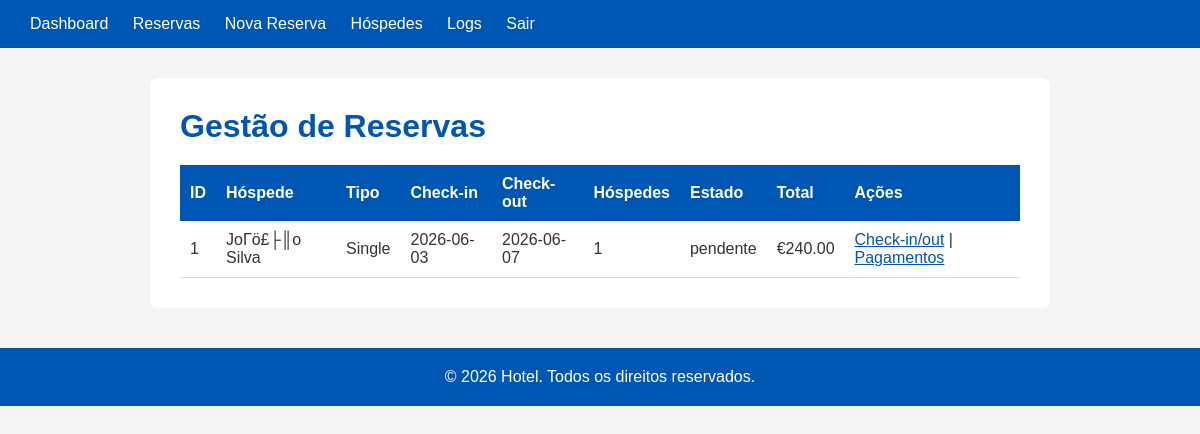
/admin/reservas.php (signed in), run on the app's committed database.
### tables this page shows
CREATE TABLE `reservas` (
  `id` int(11) NOT NULL AUTO_INCREMENT,
  `hospede_id` int(11) NOT NULL,
  `tipo_quarto_id` int(11) NOT NULL,
  `quarto_id` int(11) DEFAULT NULL,
  `data_inicio` date NOT NULL,
  `data_fim` date NOT NULL,
  `num_hospedes` int(11) NOT NULL DEFAULT 1,
  `pequeno_almoco` tinyint(1) NOT NULL DEFAULT 0,
  `nif_faturacao` varchar(9) DEFAULT NULL,
  `estado` enum('pendente','ativa','cancelada','concluida') NOT NULL DEFAULT 'pendente',
  `checkin_feito` tinyint(1) NOT NULL DEFAULT 0,
  `checkout_feito` tinyint(1) NOT NULL DEFAULT 0,
  `total_estimado` decimal(10,2) NOT NULL DEFAULT 0.00,
  `criado_em` datetime NOT NULL DEFAULT current_timestamp(),
  PRIMARY KEY (`id`),
  KEY `hospede_id` (`hospede_id`),
  KEY `tipo_quarto_id` (`tipo_quarto_id`),
  KEY `quarto_id` (`quarto_id`),
  CONSTRAINT `reservas_ibfk_1` FOREIGN KEY (`hospede_id`) REFERENCES `hospedes` (`id`),
  CONSTRAINT `reservas_ibfk_2` FOREIGN KEY (`tipo_quarto_id`) REFERENCES `tipos_quarto` (`id`),
  CONSTRAINT `reservas_ibfk_3` FOREIGN KEY (`quarto_id`) REFERENCES `quartos` (`id`)
);

CREATE TABLE `hospedes` (
  `id` int(11) NOT NULL AUTO_INCREMENT,
  `utilizador_id` int(11) NOT NULL,
  `nome_completo` varchar(100) NOT NULL,
  `doc_tipo` enum('CartΓö£├║o de CidadΓö£├║o','Passaporte','Outro') NOT NULL,
  `doc_numero` varchar(50) NOT NULL,
  `nif` varchar(9) DEFAULT NULL,
  `telefone` varchar(20) DEFAULT NULL,
  `estado` enum('ativo','inativo') NOT NULL DEFAULT 'ativo',
  PRIMARY KEY (`id`),
  KEY `utilizador_id` (`utilizador_id`),
  CONSTRAINT `hospedes_ibfk_1` FOREIGN KEY (`utilizador_id`) REFERENCES `utilizadores` (`id`)
);

CREATE TABLE `tipos_quarto` (
  `id` int(11) NOT NULL AUTO_INCREMENT,
  `nome` varchar(80) NOT NULL,
  `capacidade_base` int(11) NOT NULL,
  `capacidade_maxima` int(11) NOT NULL,
  `preco_diaria` decimal(8,2) NOT NULL,
  `preco_hospede_extra` decimal(8,2) NOT NULL DEFAULT 0.00,
  `preco_pequeno_almoco` decimal(8,2) NOT NULL DEFAULT 0.00,
  `descricao` text DEFAULT NULL,
  `ativo` tinyint(1) NOT NULL DEFAULT 1,
  PRIMARY KEY (`id`)
);

### includes/helpers.php (called while the page is built, shortened)
<?php
 function h($texto) {
     return htmlspecialchars($texto, ENT_QUOTES, 'UTF-8');
 }
 ?>

### admin/reservas.php (the view, shortened to what this page needs)
<?php
 require_once '../includes/db.php';
 require_once '../includes/helpers.php';
 $reservas = mysqli_query($conn,
     "SELECT r.id, h.nome_completo, tq.nome AS tipo,
             r.data_inicio, r.data_fim, r.num_hospedes,
             r.estado, r.total_estimado, r.checkin_feito, r.checkout_feito
      FROM reservas r
      JOIN hospedes h ON r.hospede_id = h.id
      JOIN tipos_quarto tq ON r.tipo_quarto_id = tq.id
      ORDER BY r.data_inicio DESC");
 ?>
 <!DOCTYPE html>
 <html lang="pt">
 <head>
     <link rel="stylesheet" href="../includes/style.css">
 </head>
 <body>
     <header>
         <a href="index.php">Dashboard</a>
         <a href="reservas.php">Reservas</a>
         <a href="nova-reserva.php">Nova Reserva</a>
         <a href="hospedes.php">Hóspedes</a>
         <a href="logs.php">Logs</a>
         <a href="../auth/logout.php">Sair</a>
     </header>
     <main>
         <h1>Gestão de Reservas</h1>
         <table>
             <tr>
                 <th>ID</th>
                 <th>Hóspede</th>
                 <th>Tipo</th>
                 <th>Check-in</th>
                 <th>Check-out</th>
                 <th>Hóspedes</th>
                 <th>Estado</th>
                 <th>Total</th>
                 <th>Ações</th>
             </tr>
             <?php while ($r = mysqli_fetch_assoc($reservas)): ?>
             <tr>
                 <td><?= $r['id'] ?></td>
                 <td><?= h($r['nome_completo']) ?></td>
                 <td><?= h($r['tipo']) ?></td>
                 <td><?= h($r['data_inicio']) ?></td>
                 <td><?= h($r['data_fim']) ?></td>
                 <td><?= $r['num_hospedes'] ?></td>
                 <td><?= h($r['estado']) ?></td>
                 <td>€<?= number_format($r['total_estimado'], 2) ?></td>
                 <td>
                     <a href="checkin.php?id=<?= $r['id'] ?>">Check-in/out</a> |
                     <a href="pagamentos.php?reserva_id=<?= $r['id'] ?>">Pagamentos</a>
                 </td>
             </tr>
             <?php endwhile; ?>
         </table>
     </main>
     <footer>
         <p>&copy; 2026 Hotel. Todos os direitos reservados.</p>
     </footer>
 </body>
 </html>

### includes/style.css (style rules this page uses)
* { margin: 0; padding: 0; box-sizing: border-box; }
body { font-family: Arial, sans-serif; background-color: #f4f4f4; color: #333; }
header, nav.topo { background-color: #0056b3; padding: 15px 30px; color: white; }
header a, nav.topo a { color: white; text-decoration: none; margin-right: 20px; }
main { max-width: 900px; margin: 30px auto; background: white; padding: 30px; border-radius: 8px; }
h1 { color: #0056b3; margin-bottom: 20px; }
table { width: 100%; border-collapse: collapse; margin-top: 15px; }
table th { background-color: #0056b3; color: white; padding: 10px; text-align: left; }
table td { padding: 10px; border-bottom: 1px solid #ddd; }
a { color: #0056b3; }
footer { text-align: center; padding: 20px; background-color: #0056b3; color: white; margin-top: 40px; }

### data on the page
reservas: id "1", hospede.nome_completo "JoΓö£├║o Silva", tipo_quarto.nome "Single", data_inicio "2026-06-03", data_fim "2026-06-07", num_hospedes "1", estado "pendente", total_estimado "240.00"
